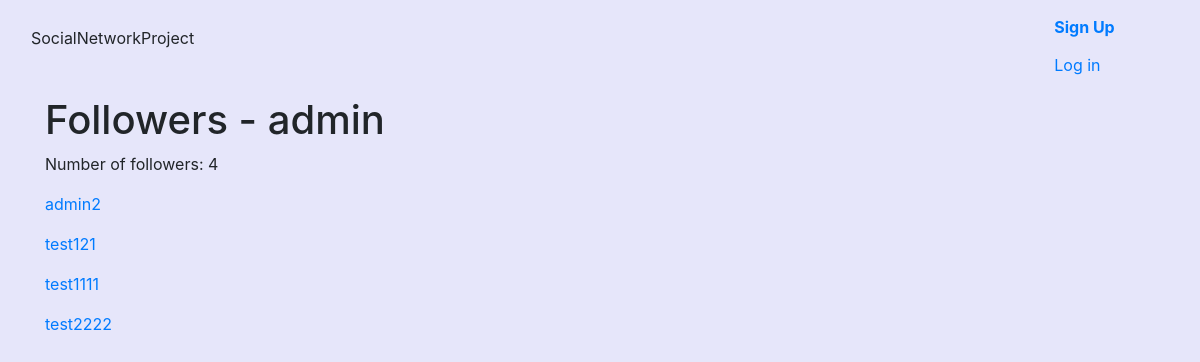
Before: /u/admin/followers/ with the older database file.
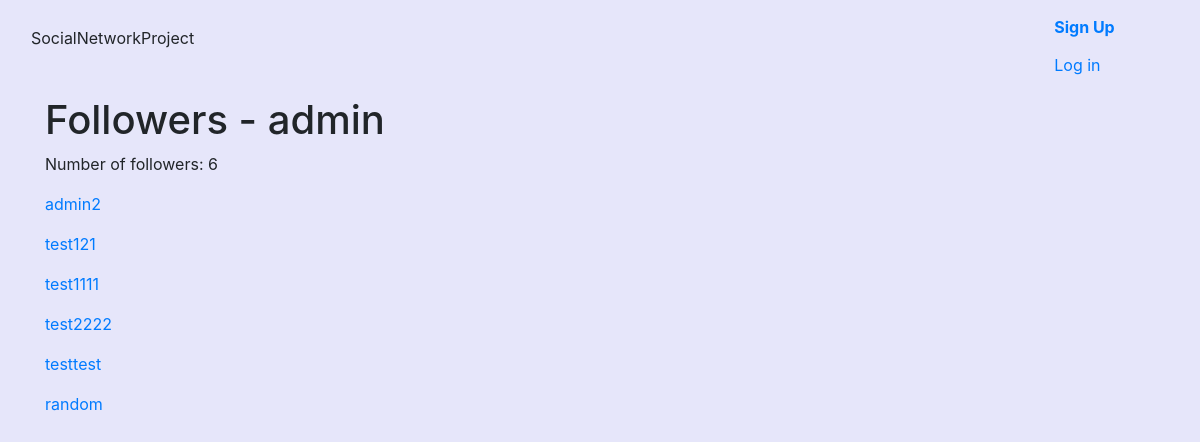
After: the same page with the newer database file.
### Userprofile/models.py (models this page shows)
class UserProfile(models.Model):
    objects = None
    user = models.OneToOneField(User, on_delete=models.CASCADE)
    follows = models.ManyToManyField('self', related_name="followed_by", symmetrical=False)
    avatar = models.ImageField(upload_to='uploads/', blank=True, null=True)

### Userprofile/views.py (the view)
# urls.py: path('u/<str:username>/followers/', followers, name='followers'),
def followers(request, username):
    user = get_object_or_404(User, username=username)
    return render(request, 'userprofile/follwers.html', {'user': user})

### Templates/Userprofile/follwers.html
{% extends 'base.html' %}
{% block content %}
<br>
<br>
<br>
<br>
    <div class="container">
        <div class="columns">
            <div class="column">
                <h1 class="title">Followers - {{ user.username }}</h1>
                <p>Number of followers: {{ user.userprofile.followed_by.count }}</p>
            </div>
        </div>
        <div class="columns">
            <div class="column">
                {% for postuser in user.userprofile.followed_by.all %}
                    <p><a href="{% url 'userprofile' postuser.user.username %}">{{ postuser.user.username }}</a></p>
                {% empty %}
                    {% if request.user == user %}
                        <p>You're lonely... You don't have any followers...</p>
                    {% else %}
                        <p>{{ user.username }} is lonely. 0 followers...</p>
                    {% endif %}
                {% endfor %}
            </div>
        </div>
    </div>
{% endblock %}

### Templates/base.html (shortened to what this page needs)
<!DOCTYPE html>
<html>
    <head>
        {% load static %}
        <link rel="stylesheet" href="https://maxcdn.bootstrapcdn.com/bootstrap/4.0.0/css/bootstrap.min.css">
        <link href="{% static 'CSS/style.css' %}" rel="stylesheet">
    </head>
    <body>
        <nav class="navbar navbar-expand-lg fixed-top navbar-transparent nav-down" color-on-scroll="200" role = "navigation">
            <div class="container">
                <div class="navbar-translate">
                    <div class="navbar-header">
                        <p>SocialNetworkProject</p>
                    </div>
                </div>
            </div>
            <div class="navbar-menu">
                <div class="navbar-end">
                    <div class="navbar-item">
                        <div class="buttons">
                            {% if request.user.is_authenticated %}
                                <a href="{% url 'newsfeedpage' %}" class="btn btn-blue btn-fill btn-save">Newsfeed</a>
                                <a href="{% url 'search' %}" class="btn btn-blue btn-fill btn-save">Search users</a>
                                <a href="{% url 'userprofile' request.user.username %}" class="btn btn-blue btn-fill btn-save">Userprofile</a>
                                <a href="{% url 'edit_profile' %}" class="btn btn-blue btn-fill btn-save">Edit profile</a>
                            <a href="{% url 'logout' %}" class="btn btn-blue btn-fill btn-save">Log out</a>
                            {% else %}
                                <a href="{% url 'signup' %}" class="btn btn-blue btn-fill btn-save"><strong>Sign Up</strong></a>
                                <a href="{% url 'login' %}" class="btn btn-blue btn-fill btn-save">Log in</a>
                            {% endif %}
                        </div>
                    </div>
                </div>
            </div>
        </nav>
        <section>
            {% block content %}
            {% endblock %}
        </section>
    </body>
</html>

### Static/CSS/style.css (style rules this page uses)
body { background: #E6E6FA; }

Changed rows visible on the page:
added UserProfile: user.username "testtest"
added UserProfile: user.username "random"
Other visible differences:
{{ user.userprofile.followed_by.count }}: "4" → "6"
